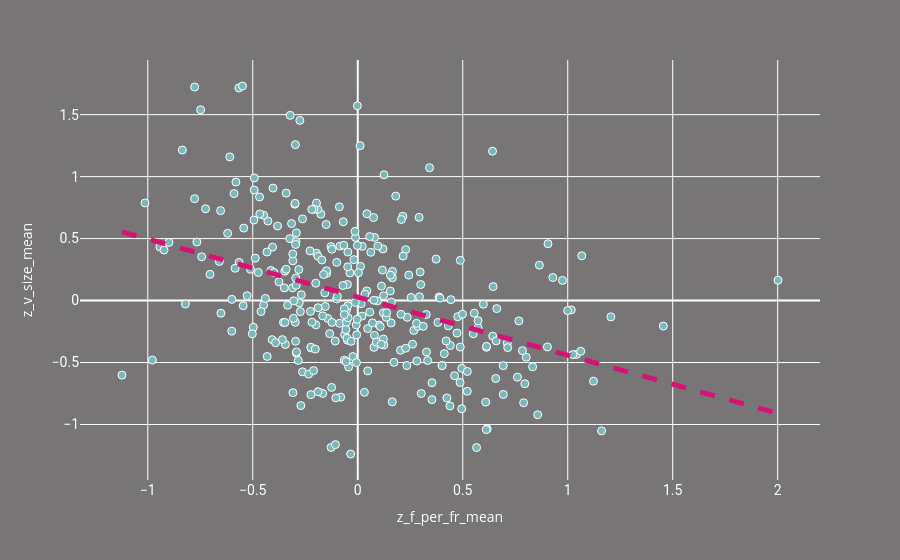

Write notebook code for a chart like this one.
### Markdown cell above
Because average face size and avg face variance are highly correlated, the relationship between variance and faces per frame is essentially the same plot.

### Code cell
x = "z_f_per_fr_mean"
y = "z_v_size_mean"
plot_directors(g, x, y, hover_data=["name"])

### Figure 1 — Plotly figure (JSON) as saved in the notebook; plotly's stock layout.template omitted (floating-point values rounded to 4 significant figures; data arrays with more than 128 entries replaced by an {"elided": "..."} marker saying what was removed)
{"data": [{"customdata": {"elided": "317x1 str values"}, "hovertemplate": "z_f_per_fr_mean=%{x}<br>z_v_size_mean=%{y}<br>name=%{customdata[0]}<extra></extra>", "legendgroup": "", "marker": {"color": "#79b8b8", "line": {"color": "white", "width": 1}, "size": 8, "symbol": "circle"}, "mode": "markers", "name": "", "orientation": "v", "showlegend": false, "type": "scatter", "x": {"elided": "317 float values"}, "xaxis": "x", "y": {"elided": "317 float values"}, "yaxis": "y"}, {"hovertemplate": "<b>OLS trendline</b><br>z_v_size_mean = -0.468827 * z_f_per_fr_mean + 0.0284198<br>R<sup>2</sup>=0.159512<br><br>z_f_per_fr_mean=%{x}<br>z_v_size_mean=%{y} <b>(trend)</b><extra></extra>", "legendgroup": "", "line": {"color": "#d81275", "dash": "dash", "width": 5}, "marker": {"color": "#79b8b8", "line": {"color": "white", "width": 1}, "size": 8, "symbol": "circle"}, "mode": "lines", "name": "Trend", "showlegend": false, "type": "scatter", "x": {"elided": "317 float values"}, "xaxis": "x", "y": {"elided": "317 float values"}, "yaxis": "y"}], "layout": {"font": {"color": "white"}, "legend": {"tracegroupgap": 0}, "margin": {"t": 60}, "paper_bgcolor": "#787577", "plot_bgcolor": "rgba(61, 61, 61, 0)", "title": {"font": {"color": "white", "family": "Raleway", "size": 22}, "text": "", "x": 0.5, "xanchor": "center", "y": 0.9, "yanchor": "top"}, "xaxis": {"anchor": "y", "domain": [0, 1], "tickfont": {"color": "white", "family": "Roboto", "size": 14}, "title": {"text": "z_f_per_fr_mean"}}, "yaxis": {"anchor": "x", "domain": [0, 1], "layer": "below traces", "tickfont": {"color": "white", "family": "Roboto", "size": 14}, "title": {"text": "z_v_size_mean"}}}}
